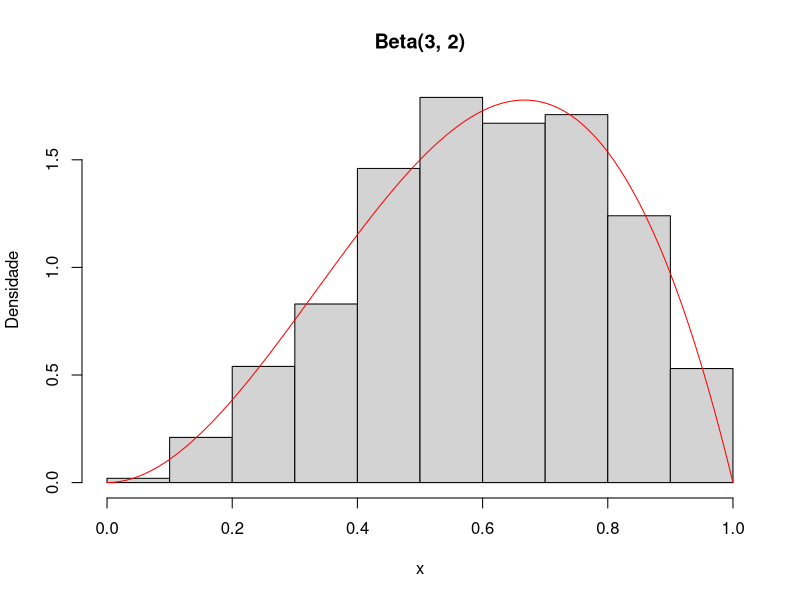
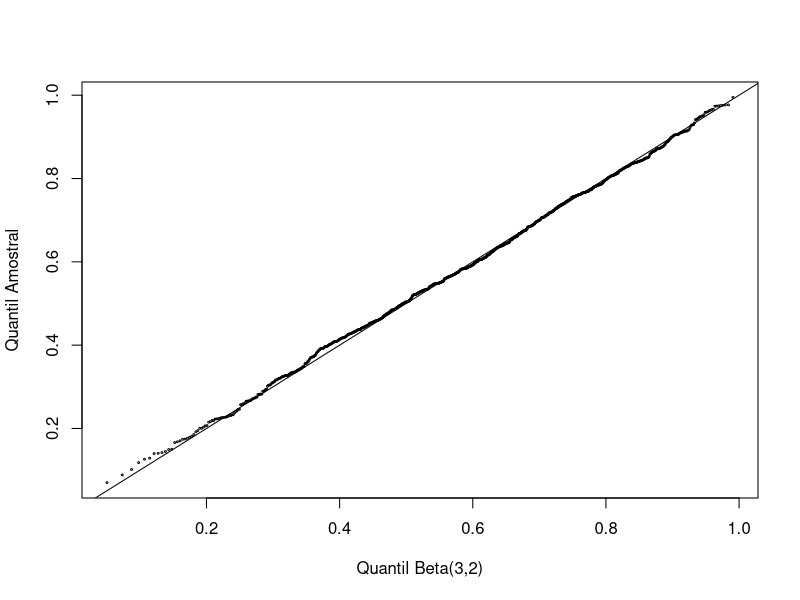
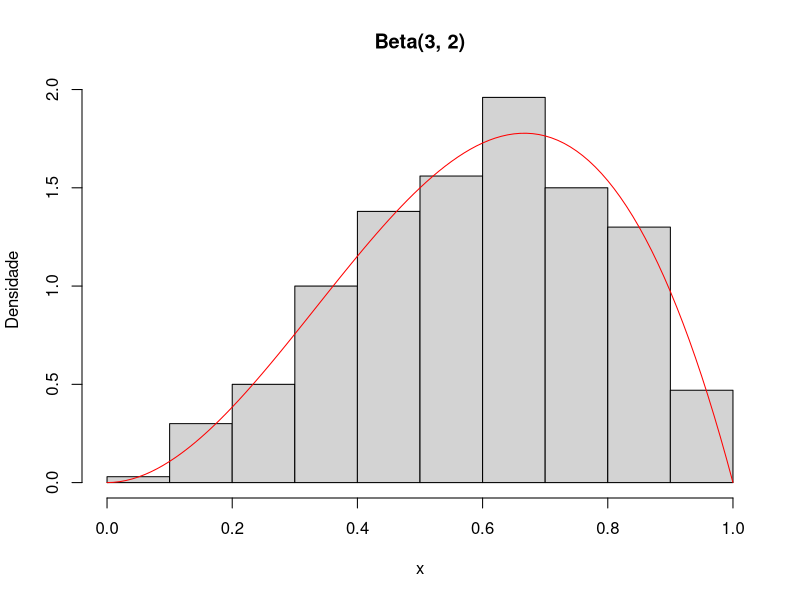
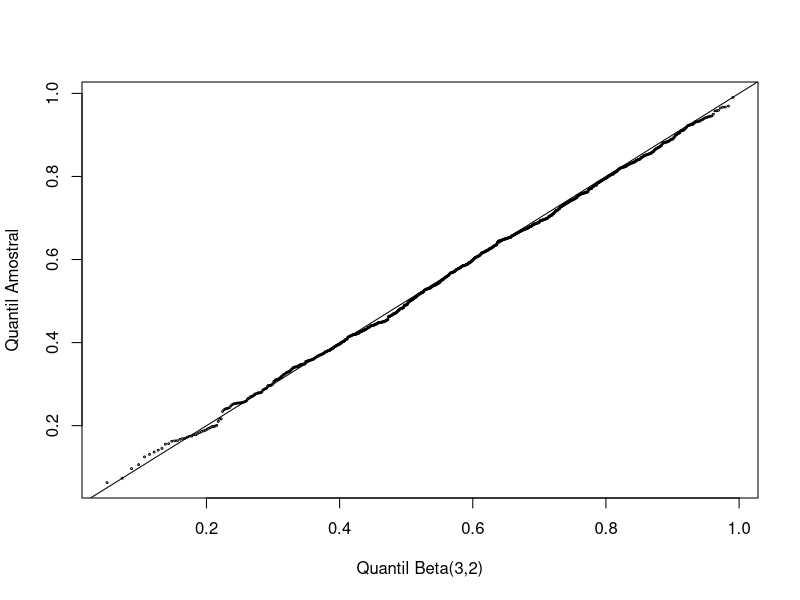

The R source for these figures, in order:
## ---- chunk 1
knitr::opts_chunk$set(echo = TRUE)
## ---- chunk 2
set.seed(2022)

# so usei rgamma pq ainda nao sabemos gerar da distribuicao gama

r_beta <- function(n,a,b){
  u <- rgamma(n, shape=a, rate=1) 
  v <- rgamma(n, shape=b, rate=1)
  x <- u/(u + v)
  return(x)
}

# considerando a=3 e b=2 

x <- r_beta(1000, 3, 2)

hist(x, prob=T, main="Beta(3, 2)", ylab="Densidade")   
aux<-seq(0, 1, 0.01)
# curva da densidade beta(3,2)
lines(aux, dbeta(aux, 3, 2), col="red")  

# Para comparar a amostra obtida por meio dos decis - percentis

p <- seq(0.1, 0.9, 0.1)
Dhat <- quantile(x, p)
D <- qbeta(p, 3, 2)

round(rbind(Dhat, D), 3)

# Grafico qqplot - quantil -quantil

q <- qbeta(ppoints(1000), 3, 2)
qqplot(q, x, xlab="Quantil Beta(3,2)", ylab="Quantil Amostral", cex=0.25)
abline(0,1)

## ---- chunk 3
set.seed(2022)

r_exp <- function(n,alpha){
  u <- runif(n)
  x <-  -log(1-u)/alpha
  return(x)
}


r_gama <-  function(m, alpha, beta){
  x <- numeric(m)
  for(k in 1:m){  
  aux <- 0
    for(i in 1:beta){
      aux <- aux + r_exp(1, alpha)
    }
  x[k] <- aux
}
  return(x)
}
  
r_beta <- function(n, a, b){
  u <- r_gama(n, 1, a) 
  v <- r_gama(n, 1, b)
  x <- u/(u+v)
  return(x)
}

# considerando a=3 e b=2 

x <- r_beta(1000, 3, 2)

hist(x, prob=T, main="Beta(3, 2)", ylab="Densidade")   
aux<-seq(0,1,0.01)
# curva da densidade beta(3,2)
lines(aux,dbeta(aux,3,2), col="red")  

# Para comparar a amostra obtida por meio dos decis - percentis

p <- seq(0.1, 0.9, 0.1)
Dhat <- quantile(x, p)
D <- qbeta(p, 3, 2)

round(rbind(Dhat, D),3)

# Grafico qqplot - quantil -quantil

q <- qbeta(ppoints(1000), 3, 2)
qqplot(q, x, xlab="Quantil Beta(3,2)", ylab="Quantil Amostral", cex=0.25)
abline(0, 1)

